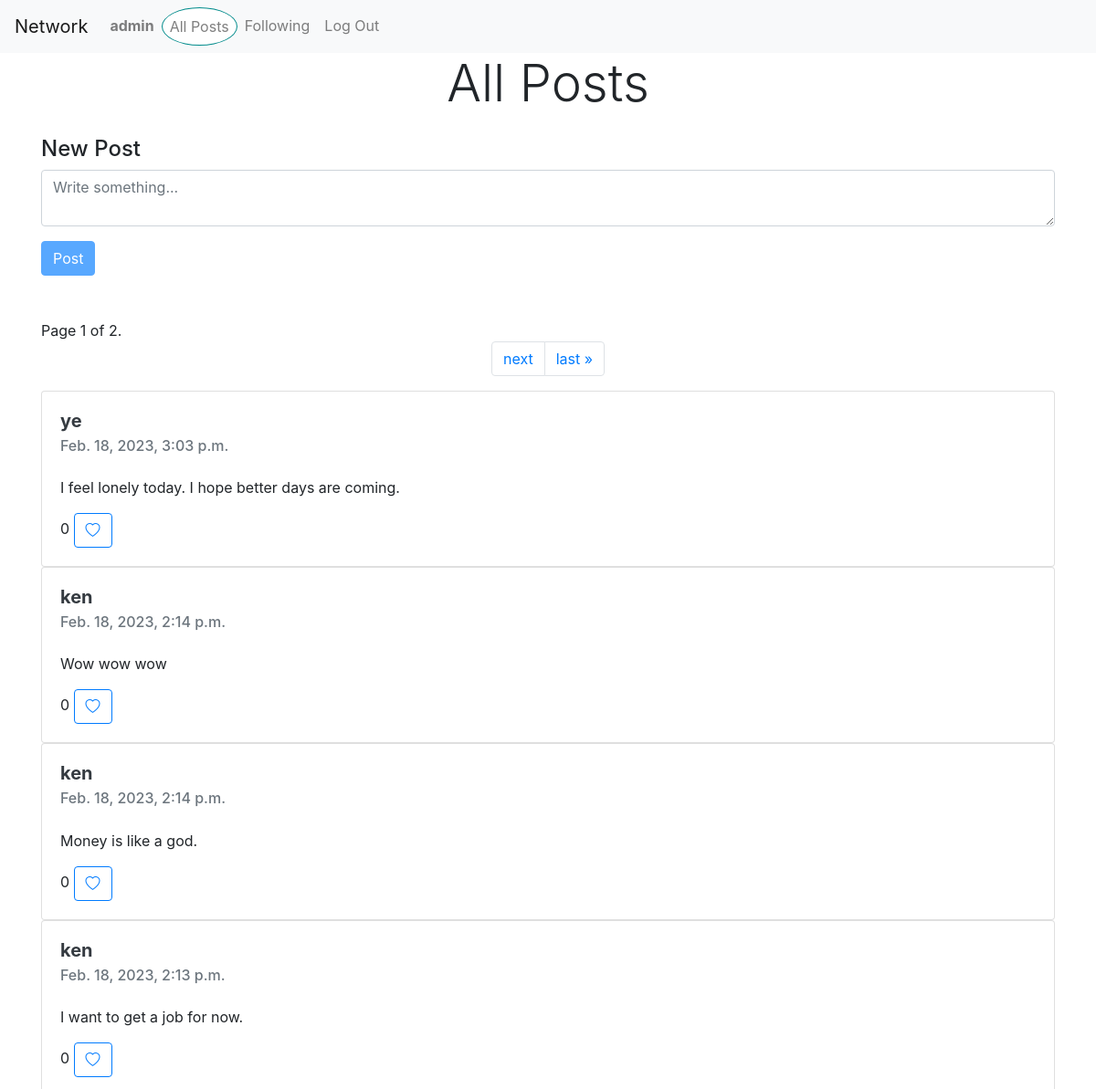
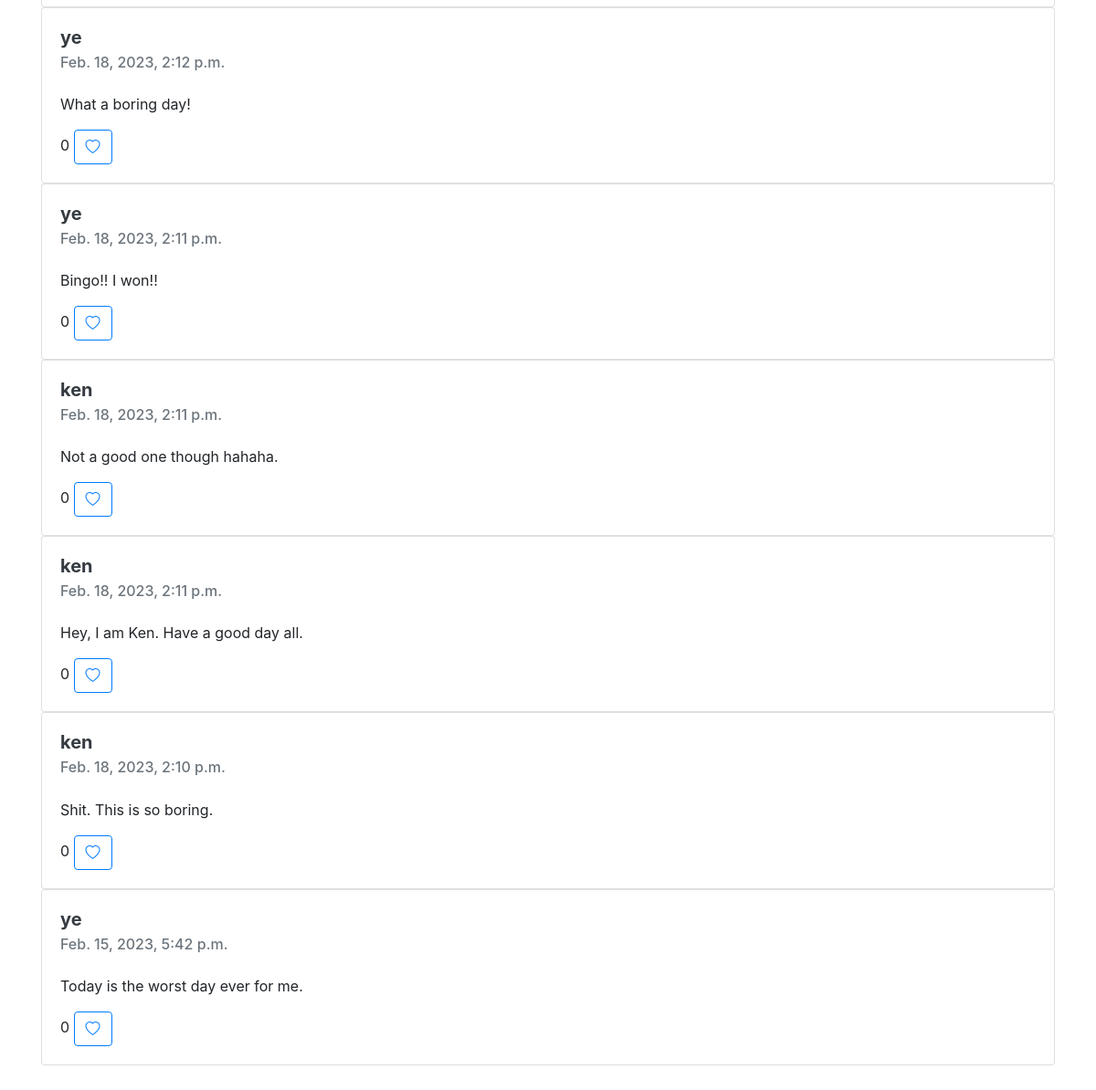
/ (signed in), run on an earlier commit of the app's database (2 pictures, top to bottom).
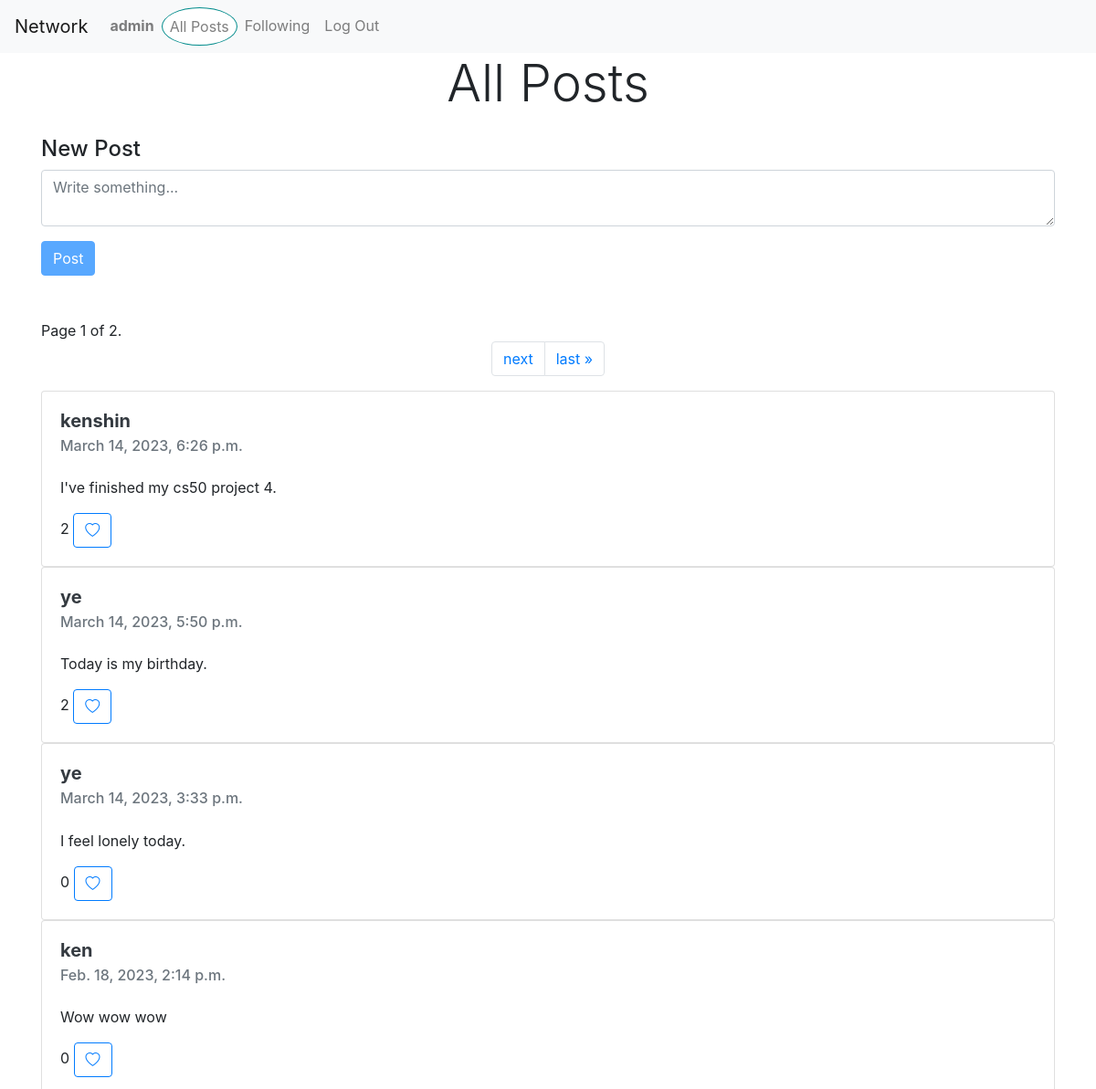
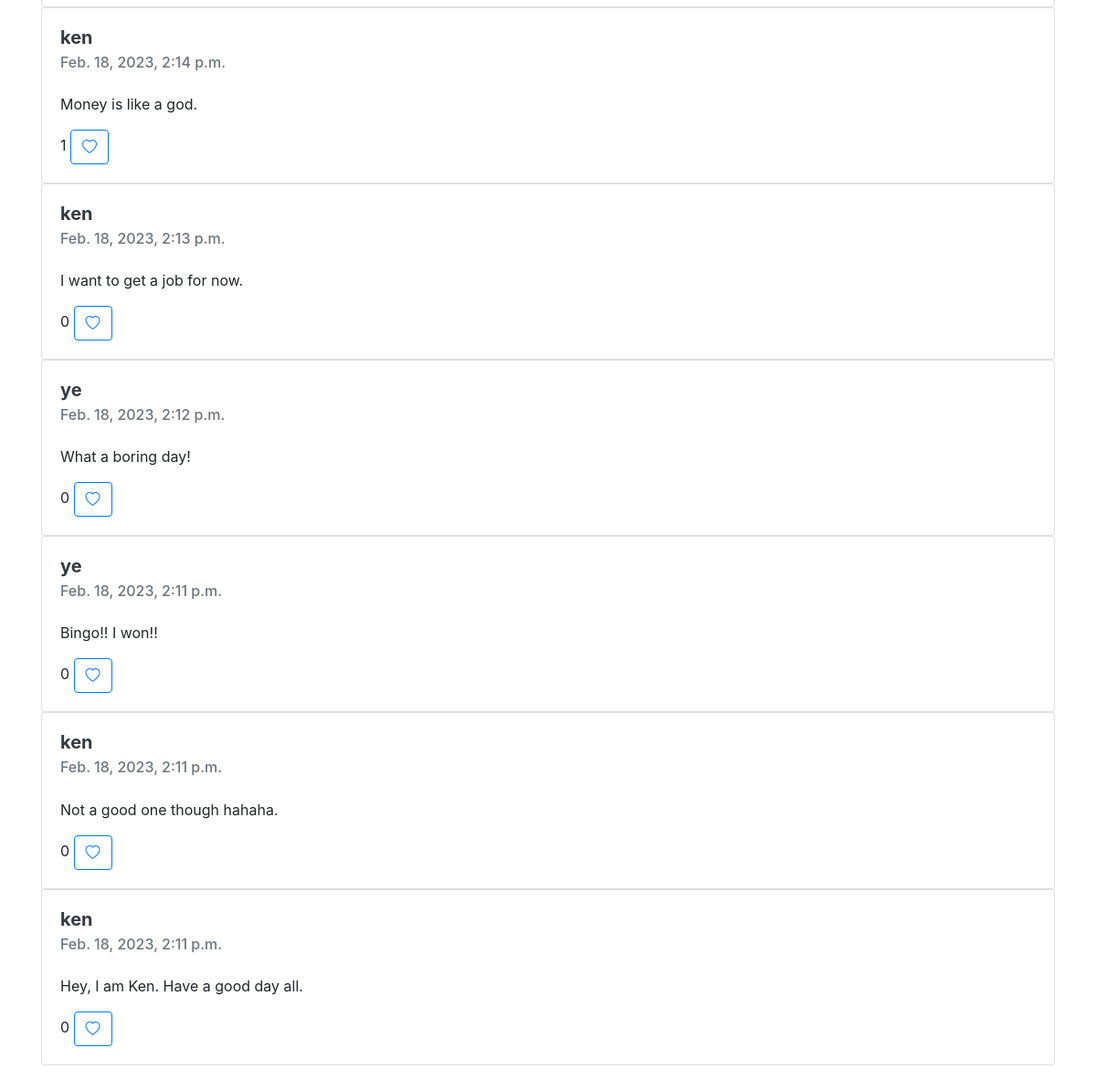
And on a later commit of the database (2 pictures, top to bottom).
### network/models.py (models this page shows, shortened)
class Post(models.Model):
    user = models.CharField(max_length=100)
    content = models.TextField()
    created_at = models.DateTimeField(default=datetime.now)
    likes = models.IntegerField(default=0)
    class Meta:
        ordering = ['-created_at']

### network/views.py (the view)
# urls.py: path("", views.index, name="index"),
@login_required(login_url='login')
def index(request):
    posts = Post.objects.all()
    paginator = Paginator(posts,10) # Show 10 posts per page
    page_number = request.GET.get('page')
    page_obj = paginator.get_page(page_number)
    liked_posts_all = []
    for post in posts:
        liked_posts = LikePost.objects.filter(user=request.user.username,post_id=post.id)
        liked_posts_all.extend(liked_posts)
    return render(request, "network/index.html",{
        'liked_posts': liked_posts_all,
        'page_obj': page_obj
    })

### network/templates/network/index.html (shortened to what this page needs)
{% extends "network/layout.html" %}
{% load static %}
{% block body %}
    <div class="container-lg">
        <section id="create_post">
            <h3 class="display-4 mb-4 text-center">All Posts</h3>
            <form action="/create-post" method="post">
                <div class="form-floating">
                    <label for="content" class="h4">New Post</label>
                    <textarea name="content" id="content" class="form-control" placeholder="Write something..."></textarea>
                </div>
                <button class="btn btn-primary mt-3" id="submit" type="submit" disabled>Post</button>
            </form>
        </section>
        <div class="row justify-content-center align-items-center my-5">
        <div class="col-12">
            <nav aria-label="post pages">
                <span class="current">
                    Page {{ page_obj.number }} of {{ page_obj.paginator.num_pages }}.
                </span>
                <ul class="pagination justify-content-center">
                    {% if page_obj.has_next %}
                    <li class="page-item">
                         <a href="?page={{ page_obj.next_page_number }}" class="page-link">next</a>
                    </li>
                    <li class="page-item">
                        <a href="?page={{ page_obj.paginator.num_pages }}" class="page-link">last &raquo;</a>
                    </li>
                    {% endif %}
                </ul>
            </nav>
            <section id="posts">
            {% for post in page_obj %}
                    <div class="card" style="width: 100%;">
                        <div class="card-body">
                            <h5 class="card-title"><a class="text-dark" href="{% url 'profile_view' post.user %}"><strong>{{post.user}}</strong></a></h5>
                            <h6 class="card-subtitle mb-4 text-muted">{{ post.created_at }}</h6>
                            <p class="card-text">{{ post.content }}</p>
                            <span id="like_count{{post.id}}">{{ post.likes }}</span>
                            <button type="button" id="like{{post.id}}" class="like btn btn-outline-primary" value="like">
                                {% if liked_posts %}
                                {% for liked_post in liked_posts %}
                                        {% if post.id == liked_post.post_id %}
                                            <i id="heart{{post.id}}" class="bi bi-heart-fill"></i>
                                        {% else %}
                                            <i id="heart{{post.id}}" class="bi bi-heart"></i>
                                        {% endif %}
                                {% endfor %}
                                {% else %}
                                    <i id="heart{{post.id}}" class="bi bi-heart"></i>
                                {% endif %}
                            </button>
                        </div>
                    </div>
            {% endfor %}
            </section>
        </div>
        </div>
    </div>
{% endblock %}

What changed in the data, as far as the page shows it:
no longer on this page (row unchanged): Post: user "ken", created_at "Feb. 18, 2023, 2:10 p.m.", content "Shit. This is so boring.", likes "0"
no longer on this page (row unchanged): Post: user "ye", created_at "Feb. 15, 2023, 5:42 p.m.", content "Today is the worst day ever for me.", likes "0"
added Post: user "kenshin", created_at "March 14, 2023, 6:26 p.m.", content "I've finished my cs50 project 4.", likes "2"
added Post: user "ye", created_at "March 14, 2023, 5:50 p.m.", content "Today is my birthday.", likes "2"
changed Post: created_at "Feb. 18, 2023, 3:03 p.m." → "March 14, 2023, 3:33 p.m."; content "I feel lonely today. I hope better days are coming." → "I feel lonely today."
changed Post "Money is like a god.": likes "0" → "1"
